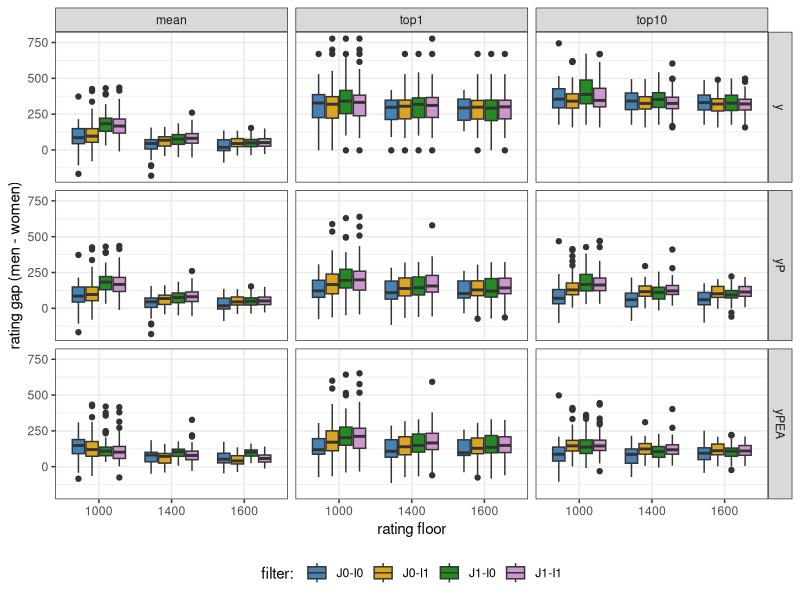

Reproduce this figure in R.
library(tidyverse)

read_csv("data/null-stats.csv", show_col_types = FALSE) %>%
  filter(fed != "ALL", stat == "obs") %>%
  rename(y = value) %>%
  left_join(read_csv("data/age-experience-tab.csv", show_col_types = FALSE),
            by = join_by(metric, juniors, inactives, floor, fed)) %>%
  select(-c(stat, E, A, weight)) %>%
  filter(metric %in% c("mean", "top1", "top10")) %>%
  mutate(filter = str_c("J", 1*juniors, "-I", 1*inactives), .before = 1) %>%
  arrange(juniors, inactives, floor, fed, metric) %>%
  pivot_longer(cols = starts_with("y"), names_to = "response", values_to = "gap") %>%
  ggplot(aes(x = as_factor(floor), y = gap, fill = filter)) +
  geom_boxplot() +
  labs(x = "rating floor", y = "rating gap (men - women)") +
  facet_grid(response ~ metric) +
  scale_fill_manual(name = "filter: ",
                    values = c("steelblue", "goldenrod", "forestgreen", "plum3")) +
  theme_bw() +
  theme(legend.position = "bottom")
#ggsave("figures/fig_4_test.pdf", width = 7, height = 6)
